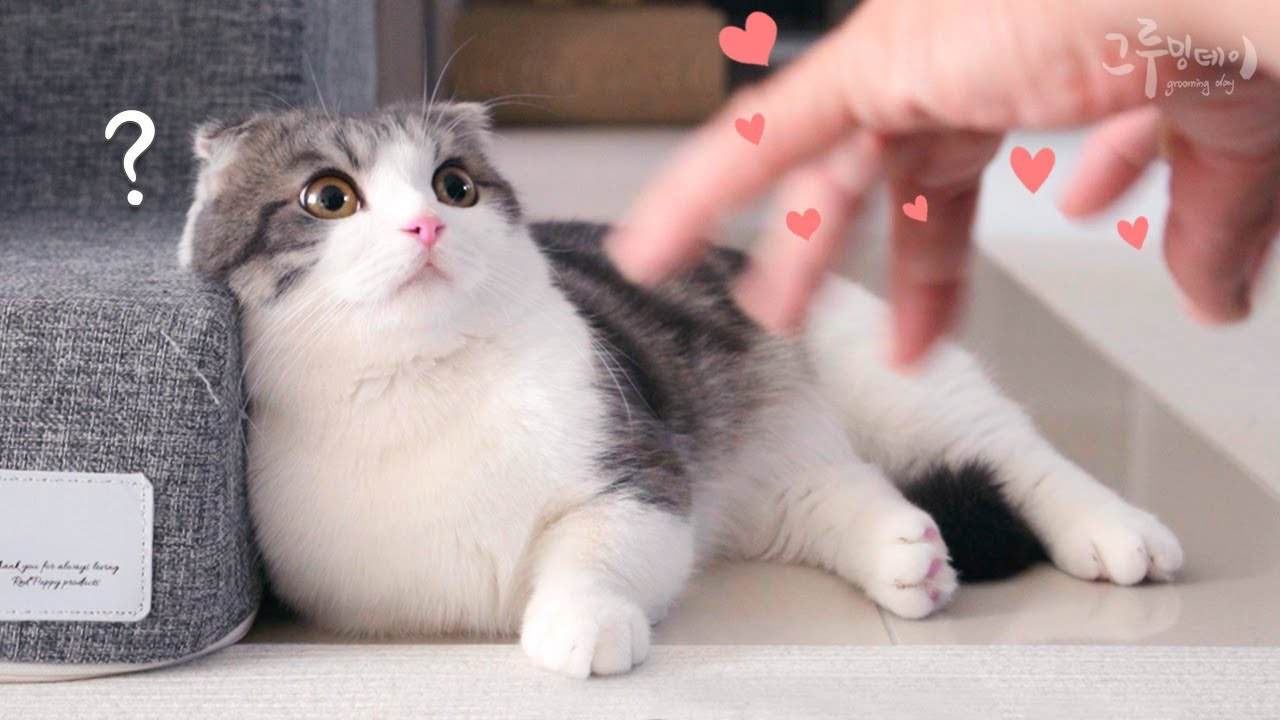
#> input picture opencv_dev/image/cat.jpg, 1280 x 720 px
$ python opencv_ex03.py
#> lines starting #> are read from the running program, lines starting #| are printed output that depends on the picture
# 이미지 자르기
import cv2
import numpy as np

org = cv2.imread('./image/cat.jpg')
#> org is the input picture: shape (720, 1280, 3); mean B, G, R 152.7, 153.7, 171.9
gray = cv2.cvtColor(org, cv2.COLOR_BGR2GRAY)
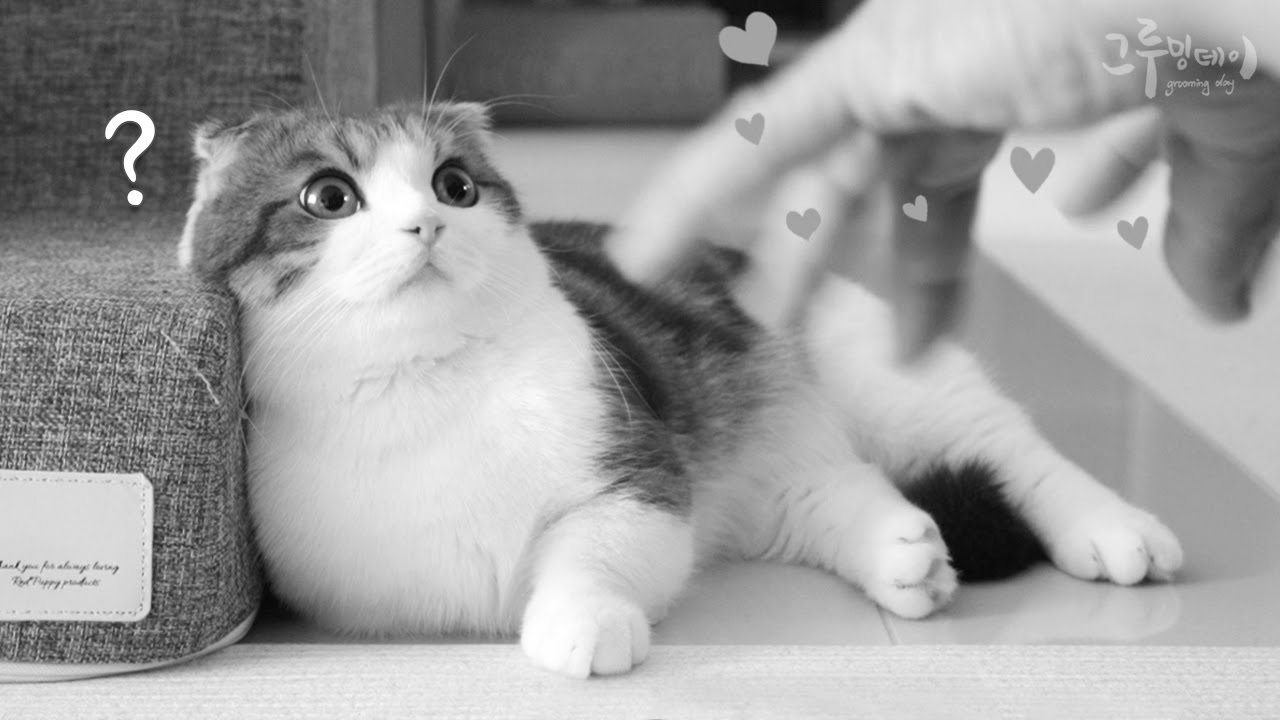
#> gray: shape (720, 1280); min 5, max 255, mean 159.1

height, width, channel = org.shape
#> height = 720; width = 1280; channel = 3
print(width)
#| 1280

img_cropped = org[:, :int(width / 2)]
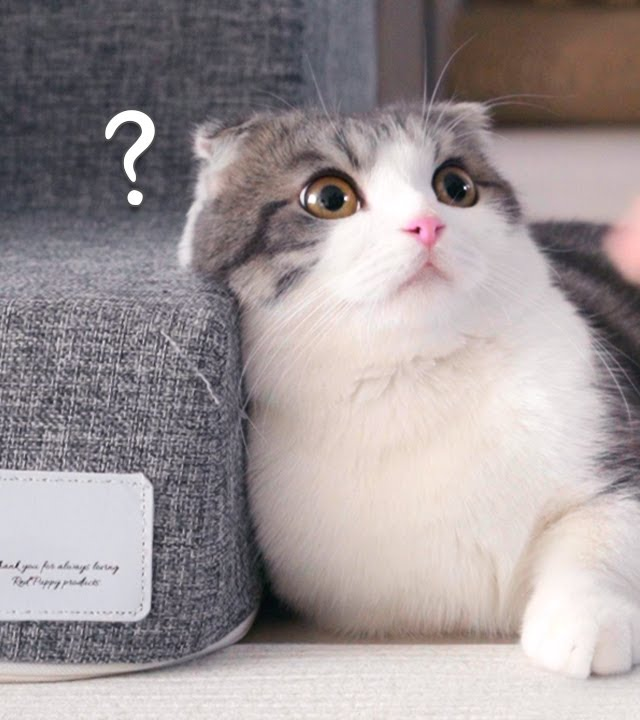
#> img_cropped: shape (720, 640, 3); mean B, G, R 151.7, 150.3, 159.3
cv2.imshow('Half', img_cropped)

cv2.waitKey(0)
cv2.destroyAllWindows()
